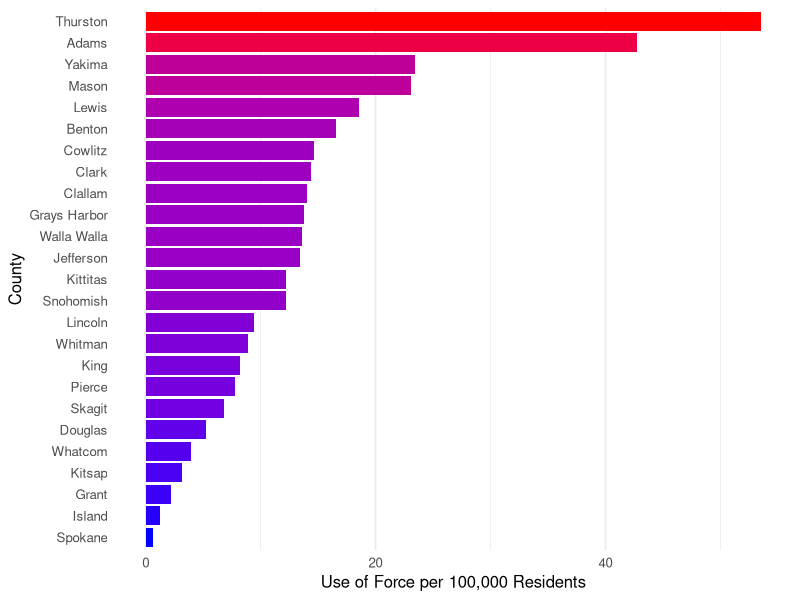
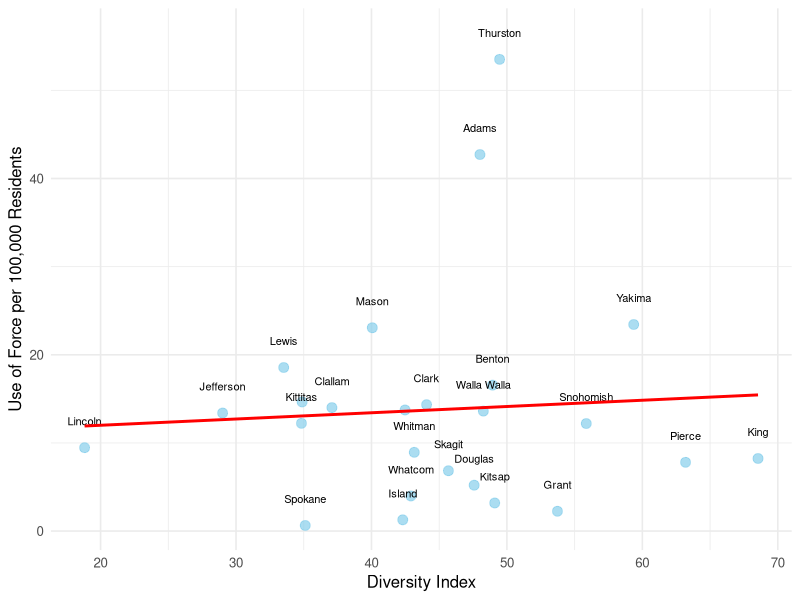
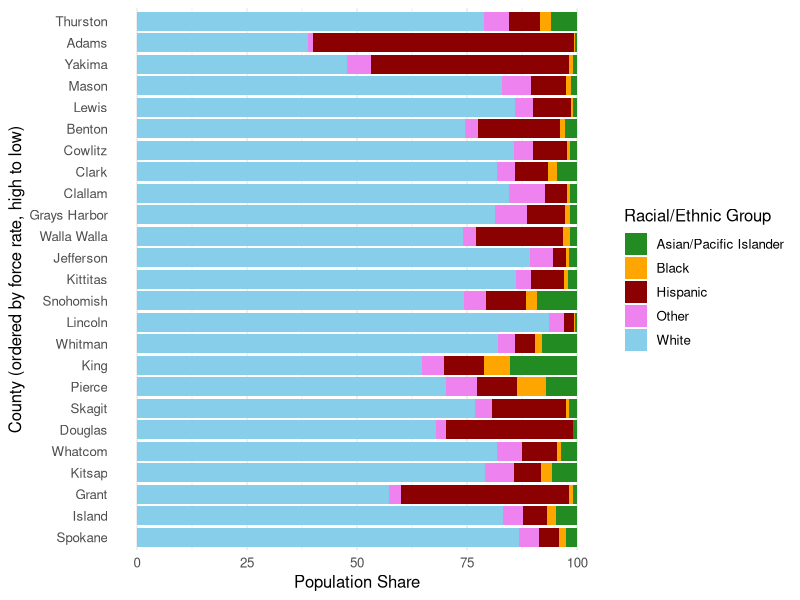
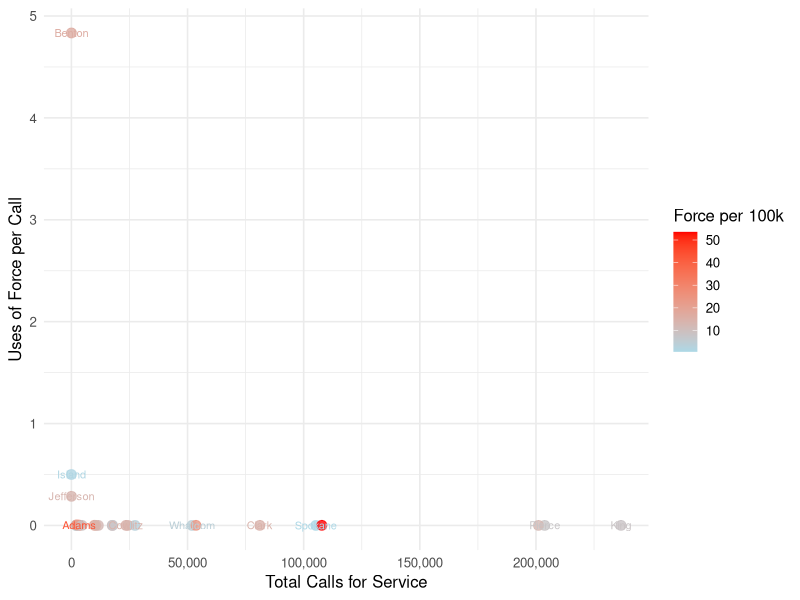

Source code (R) for these figures, in order:
## ---- chunk 1
#| message: false
#| warning: false
#| echo: false
library(readr)
library(dplyr)
library(stringr)
library(ggplot2)
library(knitr)
library(tidyr)

# Load data
diversityindex_df <- read.csv("Counties.csv", skip = 1)
rate_of_force_data_df <- read.csv("Rate_of_Force_Data_R_1771113615253.csv")

# Diversity data
diversityindex_df <- diversityindex_df |>
  filter(State.Name == "WA") |>
  mutate(County = str_remove(County_Name, " County"))

# Aggregate force data by county
rate_of_force_data_df <- rate_of_force_data_df |>
  group_by(County) |>
  summarise(
    Calls_Service = sum(Calls.for.Service, na.rm = TRUE),
    Use_Force = sum(Uses.of.Force, na.rm = TRUE)
  )

# Join datasets
force_by_diversity_df <- diversityindex_df |>
  left_join(rate_of_force_data_df, by = "County") |>
  select(County, TotPop10, PWhite10, PBlack10, PHisp10, PAPI10,
         POther10, E10, Calls_Service, Use_Force) |>
  mutate(Force_Per_100k = (Use_Force / TotPop10) * 100000) |>
  drop_na()

#mutate to find the ratio of force per call
force_by_diversity_df <- force_by_diversity_df |>
  mutate(Force_Per_Call = Use_Force / Calls_Service)

# correlation coefficient between diversity index and force rate
cor_diversity_force <- cor(force_by_diversity_df$E10,
                           force_by_diversity_df$Force_Per_100k)
## ---- chunk 2
#| content: valuebox
#| title: "Counties Analyzed"
list(
  icon = "map",
  color = "primary",
  value = nrow(force_by_diversity_df)
)
## ---- chunk 3
#| content: valuebox
#| title: "Total Use of Force Incidents"
list(
  icon = "shield-exclamation",
  color = "warning",
  value = scales::comma(sum(force_by_diversity_df$Use_Force))
)
## ---- chunk 4
#| content: valuebox
#| title: "Avg Force per 100k Residents"
list(
  icon = "person",
  color = "danger",
  value = round(mean(force_by_diversity_df$Force_Per_100k), 1)
)
## ---- chunk 5
#| title: "Use of Force per 100k Residents by County"
force_by_diversity_df |>
  arrange(desc(Force_Per_100k)) |>
  ggplot(aes(x = reorder(County, Force_Per_100k), y = Force_Per_100k, fill = Force_Per_100k)) +
  geom_col(show.legend = FALSE) +
  scale_fill_gradient(low = "blue", high = "red") +
  coord_flip() +
  labs(
    x = "County",
    y = "Use of Force per 100,000 Residents"
  ) +
  theme_minimal(base_size = 12) +
  theme(
    panel.grid.major.y = element_blank()
  )
## ---- chunk 6
#| title: "Diversity Index vs. Use of Force per 100k Residents"
force_by_diversity_df |>
  ggplot(aes(x = E10, y = Force_Per_100k)) +
  geom_point(color = "skyblue", size = 3, alpha = 0.7) +
  geom_text(aes(label = County), size = 2.8, nudge_y = 3, check_overlap = TRUE) +
  geom_smooth(method = "lm", se = FALSE, color = "red") +
  labs(
    x = "Diversity Index",
    y = "Use of Force per 100,000 Residents"
  ) +
  theme_minimal(base_size = 12)
## ---- chunk 7
#| title: "Racial/Ethnic Composition by County (ordered by Force Rate)"

force_by_diversity_df |>
  arrange(desc(Force_Per_100k)) |>
  mutate(County = factor(County, levels = rev(unique(County)))) |>
  select(County, PWhite10, PBlack10, PHisp10, PAPI10, POther10) |>
  pivot_longer(
    cols = c(PWhite10, PBlack10, PHisp10, PAPI10, POther10),
    names_to = "Race",
    values_to = "Proportion"
  ) |>
  mutate(Race = case_when(
    Race == "PWhite10" ~ "White",
    Race == "PBlack10" ~ "Black",
    Race == "PHisp10"  ~ "Hispanic",
    Race == "PAPI10"   ~ "Asian/Pacific Islander",
    Race == "POther10" ~ "Other"
  )) |>
  ggplot(aes(x = County, y = Proportion, fill = Race)) +
  geom_col(position = "stack") +
  coord_flip() +
  scale_fill_manual(values = c(
    "White"                  = "skyblue",
    "Black"                  = "orange",
    "Hispanic"               = "darkred",
    "Asian/Pacific Islander" = "forestgreen",
    "Other"                  = "violet"
  )) +
  labs(
    x = "County (ordered by force rate, high to low)",
    y = "Population Share",
    fill = "Racial/Ethnic Group"
  ) +
  theme_minimal(base_size = 12) +
  theme(panel.grid.major.y = element_blank())
## ---- chunk 8
#| title: "Calls for Service vs. Force Rate per Call by County"

# Force_Per_Call variable created with mutate()
force_by_diversity_df |>
  ggplot(aes(x = Calls_Service, y = Force_Per_Call, color = Force_Per_100k)) +
  geom_point(size = 3, alpha = 0.8) +
  geom_text(aes(label = County), size = 2.8, nudge_y = 0.0005, check_overlap = TRUE) +
  scale_color_gradient(low = "lightblue", high = "red", name = "Force per 100k") +
  scale_x_continuous(labels = scales::comma) +
  labs(
    x = "Total Calls for Service",
    y = "Uses of Force per Call"
  ) +
  theme_minimal(base_size = 12)
## ---- chunk 9
#| title: "County-Level Summary"
force_by_diversity_df |>
  arrange(desc(Force_Per_100k)) |>
  select(County, TotPop10, E10, Use_Force, Force_Per_100k) |>
  rename(
    "Population (2010)" = TotPop10,
    "Diversity Index" = E10,
    "Uses of Force" = Use_Force,
    "Force per 100k" = Force_Per_100k
  ) |>
  mutate(
    "Population (2010)" = scales::comma(`Population (2010)`),
    "Diversity Index" = round(`Diversity Index`, 3),
    "Force per 100k" = round(`Force per 100k`, 1)
  ) |>
  knitr::kable()
